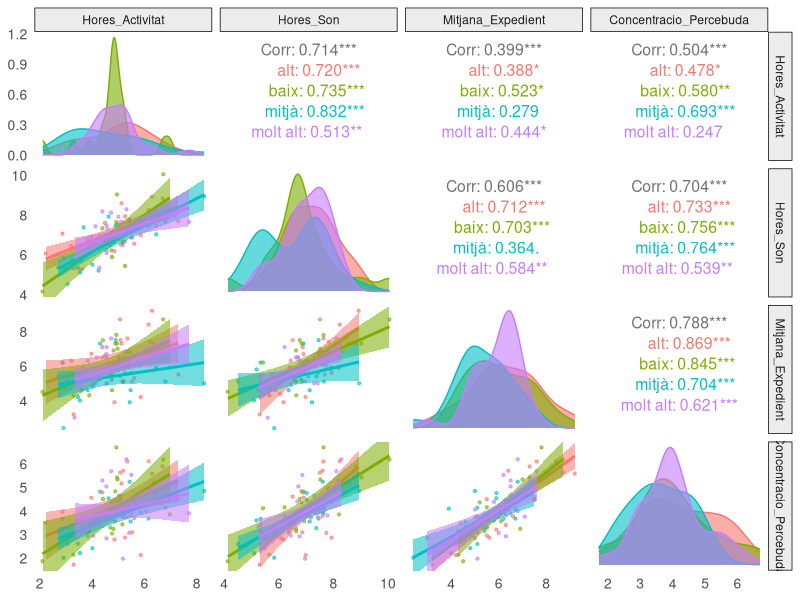
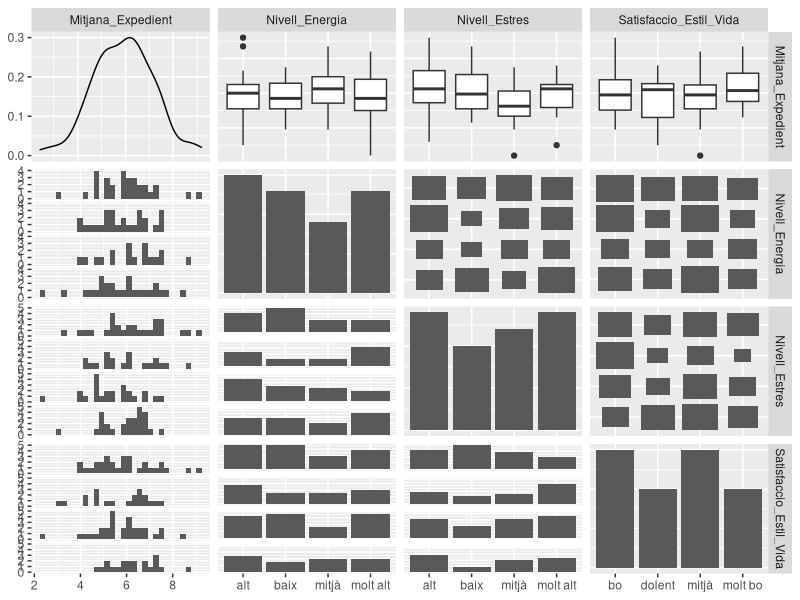
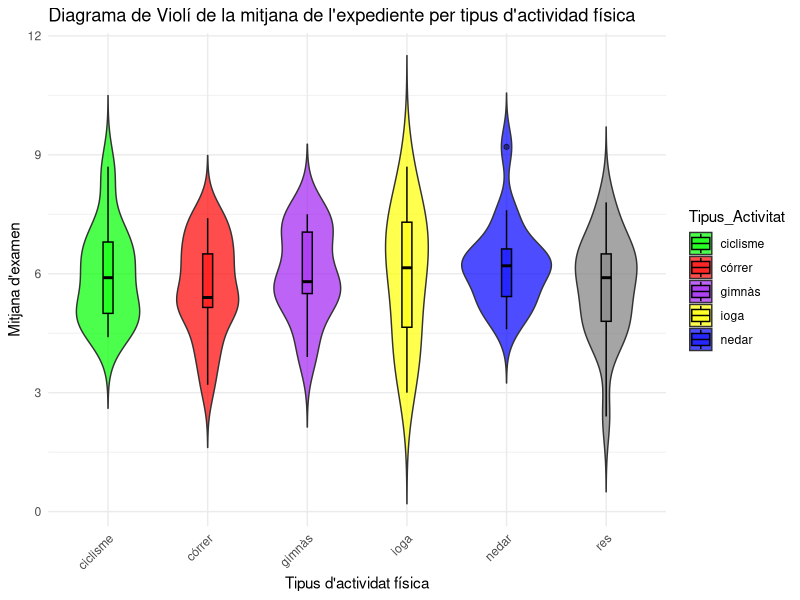

The R script that drew these images, in order:
## ---- chunk 1
knitr::opts_chunk$set(echo = TRUE, warning = FALSE, message = FALSE)
## ---- chunk 2
library(tidyverse)
library(readr)
library(MASS)
library(GGally)
library(dplyr)
## ---- chunk 3
set.seed(123)

# Nombre d'observacions
n <- 100

# Definim el vector mitjana i la matriu de covariància per les variables quantitatives
mean <- c(5, 7, 6, 4) # mitjanes per: hores d'activitat, hores de son, expedient, concentració percebuda
cov_matrix <- matrix(c(1.5, 1.0, 0.8, 0.7,
                       1.0, 1.2, 1.0, 0.9,
                       0.8, 1.0, 2.0, 1.3,
                       0.7, 0.9, 1.3, 1.3),
                     nrow = 4, ncol = 4)

# Generem dades normals multivariants
quant_data <- mvrnorm(n, mu = mean, Sigma = cov_matrix)
quant_data[,3]=pmin(pmax(round(quant_data[,3], 1),1),10)
Nivell_Energia <- sample(c("baix", "mitjà", "alt","molt alt"), n, replace = TRUE)
Nivell_Estres <- sample(c("baix", "mitjà", "alt","molt alt"), n, replace = TRUE)
Satisfaccio_Estil_Vida <- sample(c("dolent", "mitjà", "bo","molt bo"), n, replace = TRUE)
# Modalitat del grau estudiat
modalitats <- c("ciències", "filologia", "activitat física", "enginyeria", "economia")
Modalitat_Grau <- sample(modalitats, n, replace = TRUE)

# Tipus d'activitat física
activitats <- c("córrer", "nedar", "ciclisme", "ioga", "gimnàs","res")
Tipus_Activitat <- sample(activitats, n, replace = TRUE)

# Cream el dataframe
dades <- data.frame(
  Hores_Activitat = quant_data[, 1],
  Hores_Son = quant_data[, 2],
  Mitjana_Expedient = quant_data[, 3],
  Concentracio_Percebuda = quant_data[, 4],
  Nivell_Energia = Nivell_Energia,
  Nivell_Estres = Nivell_Estres,
  Satisfaccio_Estil_Vida = Satisfaccio_Estil_Vida,
  Modalitat_Grau = Modalitat_Grau,
  Tipus_Activitat = Tipus_Activitat
)
dades
## ---- chunk 4
quantitatives= dades %>% dplyr::select(1:4)
ggpairs(
  quantitatives,
  aes(color = dades$Nivell_Estres, fill = dades$Nivell_Estres, alpha = 0.6),
  lower = list(
    continuous = wrap("smooth", size = 0.8, alpha = 0.6),
    combo = wrap("box_no_facet", alpha = 0.7)
  ),
  upper = list(
    continuous = wrap("cor", size = 4)
  ),
  diag = list(
    continuous = wrap("densityDiag", alpha = 0.6)
  )
) +
  theme_minimal() +
  scale_color_manual(values = c("#F8766D", "#7CAE00", "#00BFC4", "#C77CFF")) +
  scale_fill_manual(values = c("#F8766D", "#7CAE00", "#00BFC4", "#C77CFF")) +
  theme(
    legend.position = "top",
    panel.grid = element_blank(),
    axis.text = element_text(size = 10),
    strip.background = element_rect(fill = "#ECECEC")
  )
## ---- chunk 5
ordinals= dades %>% dplyr::select(3,5:7)
ggpairs(ordinals)
## ---- chunk 6
summary(aov(dades$Mitjana_Expedient~dades$Nivell_Estres))
summary(aov(dades$Mitjana_Expedient~dades$Nivell_Energia))
summary(aov(dades$Mitjana_Expedient~dades$Satisfaccio_Estil_Vida))

## ---- chunk 7

ggplot(dades, aes(x = Tipus_Activitat, y = Mitjana_Expedient, fill = Tipus_Activitat)) +
  geom_violin(trim = FALSE, alpha = 0.7) +  # Diagrama de violí
  geom_boxplot(width = 0.1, color = "black", alpha = 0.5) + 
  labs(title = "Diagrama de Violí de la mitjana de l'expediente per tipus d'actividad física",
       x = "Tipus d'actividat física", y = "Mitjana d'examen") +
  scale_fill_manual(values = c("córrer" = "red", "nedar" = "blue", "ciclisme" = "green", 
                               "ioga" = "yellow", "gimnàs" = "purple")) +
  theme_minimal() +
  theme(axis.text.x = element_text(angle = 45, hjust = 1))
## ---- chunk 8
summary(aov(dades$Mitjana_Expedient~dades$Tipus_Activitat))
